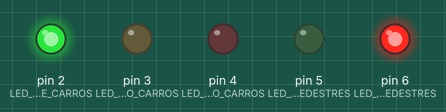
Recording of a sketch running on a simulated Arduino Uno, built with avr-gcc and run on an emulated ATmega328P. Shown: output pins drawn as LEDs (lit = HIGH).

Above: at 1.0 s.
At 3.0 s:
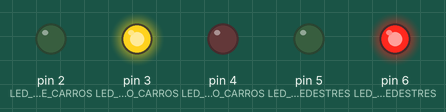
At 5.0 s:
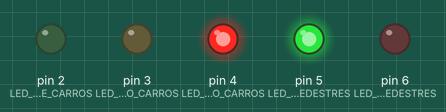
Timing chart, 0 to 7.8 s (numbered marks = the images above):
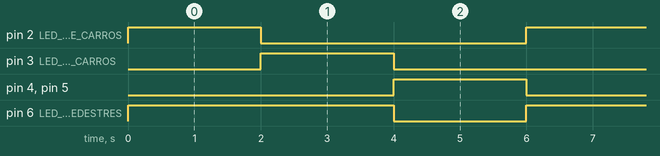

The sketch:

SemaforoCarrosEPedestres.ino
```cpp
// Código Semáforo de carros e pedestres com leds no arduino UNO
// Autor: Murilo

void setup() {
  pinMode(2, OUTPUT); // LED VERDE CARROS
  pinMode(3, OUTPUT); // LED AMARELO CARROS
  pinMode(4, OUTPUT); // LED VERMELHO CARROS

  pinMode(5, OUTPUT); // LED VERDE PEDESTRES
  pinMode(6, OUTPUT); // LED VERMELHO PEDESTRES

}

void loop() {
  //Carros seguindo e pedestres parados
  digitalWrite(2, HIGH);
  digitalWrite(4, LOW);
  digitalWrite(5, LOW);
  digitalWrite(6, HIGH);
  delay(2000);

  //Carros parando e pedestres parados
  digitalWrite(2, LOW);
  digitalWrite(3, HIGH);
  delay(2000);

  //Carros parados e pedestres seguindo
  digitalWrite(3, LOW);
  digitalWrite(4, HIGH);
  digitalWrite(5, HIGH);
  digitalWrite(6, LOW);
  delay(2000);


}
```

Measured:
- by itself, pin 6 (LED_VERMELHO_PEDESTRES): alternates HIGH for 4.0 s and LOW for 2.0 s
- by itself, pin 2 (LED_VERDE_CARROS), pin 3 (LED_AMARELO_CARROS), pin 4 (LED_VERMELHO_CARROS), pin 5 (LED_VERDE_PEDESTRES): alternates HIGH for 2.0 s and LOW for 4.0 s
- by itself, everything shown: repeats every 6.0 s, in 3 steps
